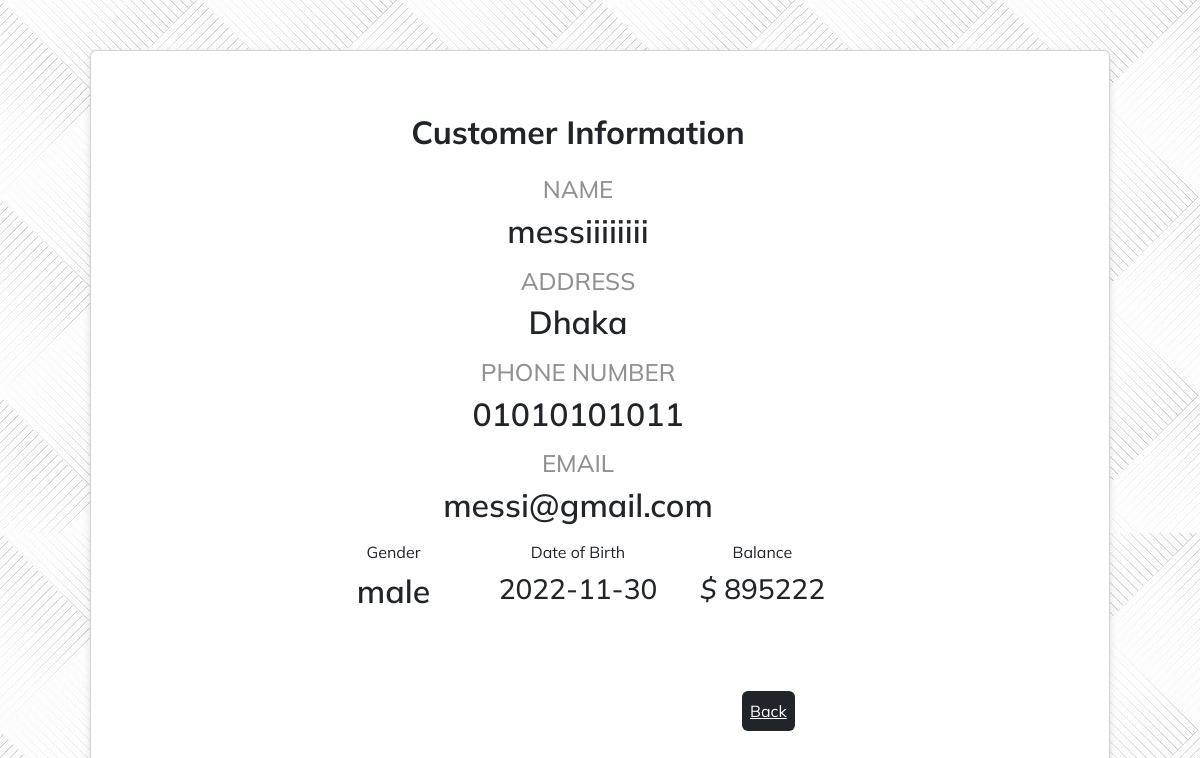
The app's page /show_profile.php?cid=120051001 with its own data.
### tables this page shows
CREATE TABLE `all_user_info` (
  `id` int(255) NOT NULL,
  `name` varchar(255) NOT NULL,
  `address` varchar(255) NOT NULL,
  `phone` varchar(255) NOT NULL,
  `email` varchar(255) NOT NULL,
  `password` varchar(255) NOT NULL,
  `gender` varchar(255) NOT NULL,
  `dob` varchar(255) NOT NULL,
  `user_type` varchar(255) NOT NULL DEFAULT 'customer'
);

CREATE TABLE `cus_deposit` (
  `id` int(11) NOT NULL,
  `amount` double NOT NULL,
  `time` datetime NOT NULL DEFAULT current_timestamp()
);

### show_profile.php (the view, shortened to what this page needs)
<?php
@include 'connect.php';
$id = $_GET['cid'];
$showquery = "SELECT * from all_user_info where id={$id} ";
$showdata = mysqli_query($con, $showquery);
$arrdata = mysqli_fetch_array($showdata);
$select = "SELECT amount From cus_deposit Where id ='$id'";
$result = mysqli_query($con, $select);
$present = mysqli_num_rows($result);
if ($present > 0) {
    $row = mysqli_fetch_array($result);
    $balance = $row['amount'];
}else{
    $balance = 0;
}
?>
<!doctype html>
<html lang="en">
<head>
    <link rel="stylesheet" href="../mblbank/css/style.css">
    <link href="https://cdn.jsdelivr.net/npm/bootstrap@5.2.3/dist/css/bootstrap.min.css" rel="stylesheet"
>
    <link rel="stylesheet" href="https://cdnjs.cloudflare.com/ajax/libs/font-awesome/6.2.1/css/all.min.css"
 />
</head>
<body>
    <div class="container">
        <section class="text-center">
            <div class="card mx-3  mx-md-5 shadow-5-strong" style="
        margin-top: -750px;
        background: hsla(0, 0%, 100%, 1);
        /* backdrop-filter: blur(10px); */
        ">
                <div class="card-body py-5 px-md-5">
                    <div class="row d-flex justify-content-center">
                        <div class="col-lg-8">
                            <h2 class="fw-bold mb-4">Customer Information</h2>
                            <form action=" " method="post">
                                <div class="form-outline mb-3">
                                    <h4 style="opacity: .5;
                                    ">NAME</h4>
                                    <h2><?php echo $arrdata['name'] ?>
                                    </h2>
                                </div>
                                <div class="form-outline mb-3">
                                    <h4 style="opacity: .5;
                                    ">ADDRESS</h4>
                                    <h2>
                                        <?php echo $arrdata['address'] ?></h2>
                                </div>
                                <div class="form-outline mb-3">
                                    <h4 style="opacity: .5;
                                    ">PHONE NUMBER</h4>
                                    <h2>
                                        <?php echo $arrdata['phone'] ?> </h2>
                                </div>
                                <div class="form-outline mb-3">
                                    <h4 style="opacity: .5;
                                    ">EMAIL</h4>
                                    <h2 type="email">
                                        <?php echo $arrdata['email'] ?></h2>
                                </div>
                                <div class="row">
                                    <div class="col-md-4 mb-4">
                                        <label class="form-label">Gender</label>
                                        <h2 type="email" name="email">
                                            <?php echo $arrdata['gender'] ?></h2>
                                    </div>
                                    <div class="col-md-4 mb-4">
                                        <div class="form-outline ">
                                            <label class="form-label">Date of
                                                Birth</label>
                                            <h3>
                                                <?php echo $arrdata['dob'] ?></h3>
                                        </div>
                                    </div>
                                    <div class=" col-md-4 mb-4">
                                        <div class="form-outline ">
                                            <label class="form-label">Balance</label>
                                            <h3>
                                                <i class="fa-light fa-dollar-sign"></i> <?php echo $balance ?>
                                            </h3>
                                        </div>
                                    </div>
                            </form>
                            <div class="  d-flex justify-content-end ">
                                <a class="bg-dark  m-5 p-2  rounded " href="employee_home.php" class="btn mt-5 "
                                    style="color: white;">Back</a>
                            </div>
                        </div>
                    </div>
                </div>
            </div>
        </section>
    </div>
</body>

### css/style.css (style rules this page uses)
* { margin: 0; padding: 0; box-sizing: border-box; font-family: "Mulish", sans-serif; }
.card { border-radius: 4px; background: rgb(235, 0, 0); box-shadow: 0 6px 10px rgba(0, 0, 0, 0.08), 0 0 6px rgba(0, 0, 0, 0.05); transition: 0.3s transform cubic-bezier(0.155, 1.105, 0.295, 1.12), 0.3s box-shadow, 0.3s -webkit-transform cubic-bezier(0.155, 1.105, 0.295, 1.12); padding: 14px 80px 18px 36px; cursor: pointer; }
.card h2 { font-weight: 600; }

### records on screen
all_user_info: name "messiiiiiiii", address "Dhaka", phone "01010101011", email "messi@gmail.com", gender "male", dob "2022-11-30"
cus_deposit: amount "895222"
